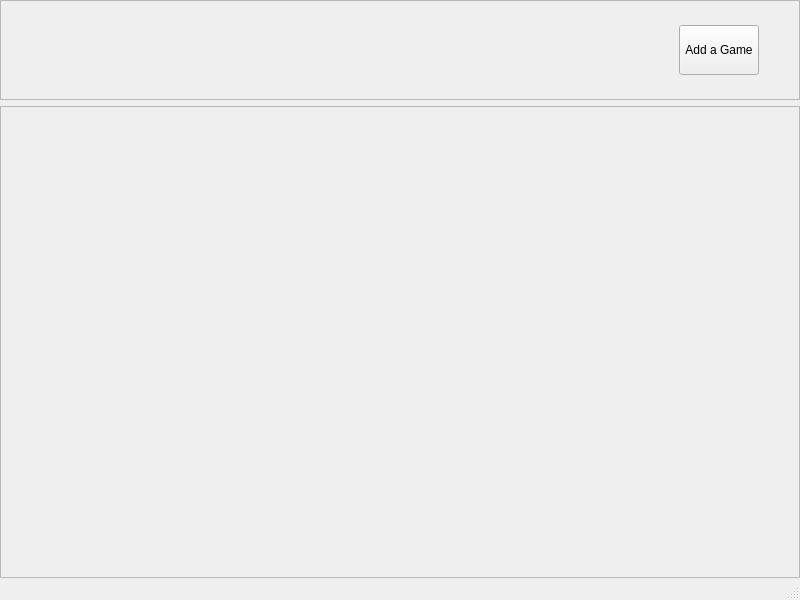
<?xml version="1.0" encoding="UTF-8"?>
<ui version="4.0">
 <class>dotLauncher</class>
 <widget class="QMainWindow" name="dotLauncher">
  <property name="geometry">
   <rect>
    <x>0</x>
    <y>0</y>
    <width>800</width>
    <height>600</height>
   </rect>
  </property>
  <property name="sizePolicy">
   <sizepolicy hsizetype="Minimum" vsizetype="Minimum">
    <horstretch>0</horstretch>
    <verstretch>0</verstretch>
   </sizepolicy>
  </property>
  <property name="windowTitle">
   <string>dotLauncher</string>
  </property>
  <widget class="QWidget" name="centralwidget">
   <layout class="QVBoxLayout" name="verticalLayout">
    <property name="leftMargin">
     <number>0</number>
    </property>
    <property name="topMargin">
     <number>0</number>
    </property>
    <property name="rightMargin">
     <number>0</number>
    </property>
    <property name="bottomMargin">
     <number>0</number>
    </property>
    <item>
     <widget class="QFrame" name="frame">
      <property name="sizePolicy">
       <sizepolicy hsizetype="Expanding" vsizetype="Fixed">
        <horstretch>0</horstretch>
        <verstretch>0</verstretch>
       </sizepolicy>
      </property>
      <property name="minimumSize">
       <size>
        <width>0</width>
        <height>100</height>
       </size>
      </property>
      <property name="frameShape">
       <enum>QFrame::Shape::StyledPanel</enum>
      </property>
      <property name="frameShadow">
       <enum>QFrame::Shadow::Raised</enum>
      </property>
      <layout class="QHBoxLayout" name="horizontalLayout">
       <property name="leftMargin">
        <number>0</number>
       </property>
       <property name="topMargin">
        <number>0</number>
       </property>
       <property name="rightMargin">
        <number>0</number>
       </property>
       <property name="bottomMargin">
        <number>0</number>
       </property>
       <item>
        <spacer name="horizontalSpacer">
         <property name="orientation">
          <enum>Qt::Orientation::Horizontal</enum>
         </property>
         <property name="sizeHint" stdset="0">
          <size>
           <width>40</width>
           <height>20</height>
          </size>
         </property>
        </spacer>
       </item>
       <item>
        <widget class="QPushButton" name="pushButton">
         <property name="sizePolicy">
          <sizepolicy hsizetype="Minimum" vsizetype="Minimum">
           <horstretch>0</horstretch>
           <verstretch>0</verstretch>
          </sizepolicy>
         </property>
         <property name="maximumSize">
          <size>
           <width>200</width>
           <height>50</height>
          </size>
         </property>
         <property name="text">
          <string>Add a Game</string>
         </property>
        </widget>
       </item>
       <item>
        <spacer name="horizontalSpacer_3">
         <property name="orientation">
          <enum>Qt::Orientation::Horizontal</enum>
         </property>
         <property name="sizeType">
          <enum>QSizePolicy::Policy::Minimum</enum>
         </property>
         <property name="sizeHint" stdset="0">
          <size>
           <width>40</width>
           <height>20</height>
          </size>
         </property>
        </spacer>
       </item>
      </layout>
     </widget>
    </item>
    <item>
     <widget class="QFrame" name="frame_2">
      <property name="frameShape">
       <enum>QFrame::Shape::StyledPanel</enum>
      </property>
      <property name="frameShadow">
       <enum>QFrame::Shadow::Raised</enum>
      </property>
     </widget>
    </item>
   </layout>
  </widget>
  <widget class="QMenuBar" name="menubar">
   <property name="geometry">
    <rect>
     <x>0</x>
     <y>0</y>
     <width>800</width>
     <height>21</height>
    </rect>
   </property>
  </widget>
  <widget class="QStatusBar" name="statusbar"/>
 </widget>
 <resources/>
 <connections/>
</ui>
